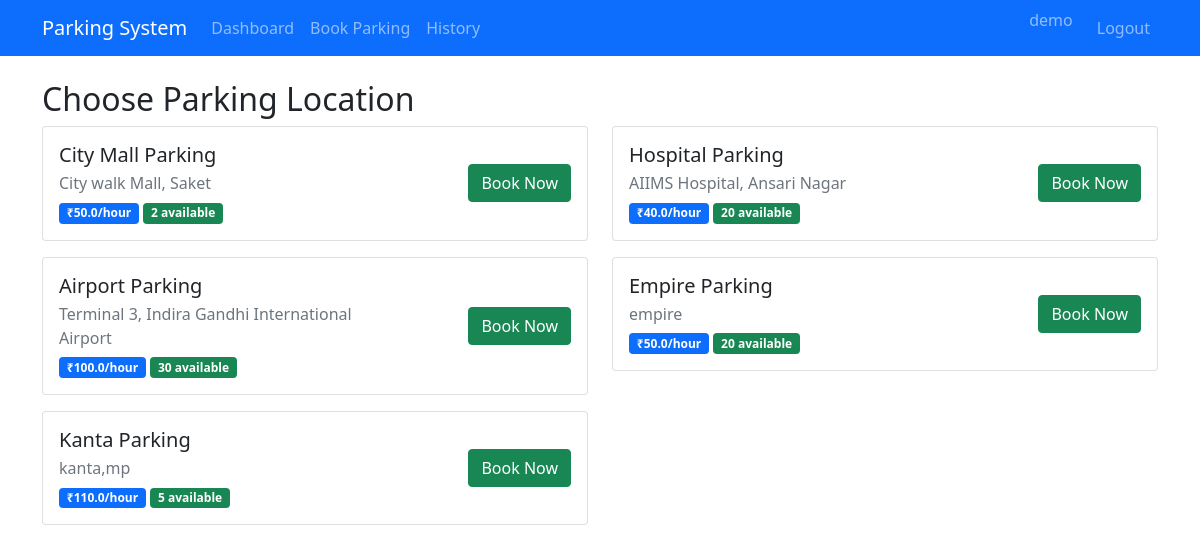
Page /book-parking (signed in) on the committed database.
### models/database.py (models this page shows)
class ParkingLot(db.Model):
    id = db.Column(db.Integer, primary_key=True)
    location_name = db.Column(db.String(100), nullable=False)
    address = db.Column(db.Text, nullable=False)
    pin_code = db.Column(db.String(10), nullable=False)
    price_per_hour = db.Column(db.Float, nullable=False)
    max_spots = db.Column(db.Integer, nullable=False)
    available_spots = db.Column(db.Integer, nullable=False)
    created_at = db.Column(db.DateTime, default=datetime.utcnow)
    spots = db.relationship('ParkingSpot', backref='parking_lot', lazy=True, cascade='all, delete-orphan')

### controllers/user_controller.py (the view)
@user_bp.route('/book-parking')
def book_parking():
    if 'user_id' not in session:
        return redirect(url_for('main.login'))
    lots = ParkingLot.query.filter(ParkingLot.available_spots > 0).all()
    return render_template('book_parking.html', lots=lots)

### templates/book_parking.html (shortened to what this page needs)
{% extends "base.html" %}
{% block content %}
<h2>Choose Parking Location</h2>
{% if lots %}
<div class="row">
    {% for lot in lots %}
    <div class="col-md-6 mb-3">
        <div class="card">
            <div class="card-body">
                <div class="row align-items-center">
                    <div class="col-md-8">
                        <h5 class="card-title mb-1">{{ lot.location_name }}</h5>
                        <p class="text-muted mb-1">{{ lot.address }}</p>
                        <span class="badge bg-primary">₹{{ lot.price_per_hour }}/hour</span>
                        <span class="badge bg-success">{{ lot.available_spots }} available</span>
                    </div>
                    <div class="col-md-4 text-end">
                        {% if lot.available_spots > 0 %}
                            <a href="{{ url_for('user.book_spot', lot_id=lot.id) }}" class="btn btn-success">Book Now</a>
                        {% else %}
                            <button class="btn btn-secondary" disabled>Full</button>
                        {% endif %}
                    </div>
                </div>
            </div>
        </div>
    </div>
    {% endfor %}
</div>
{% else %}
<div class="alert alert-warning text-center">
    <h5>No Available Parking</h5>
    <p>All parking lots are currently full. Please try again later.</p>
    <a href="{{ url_for('user.dashboard') }}" class="btn btn-primary">Back to Dashboard</a>
</div>
{% endif %}
{% endblock %}

### rows in the picture
ParkingLot: location_name "City Mall Parking", address "City walk Mall, Saket", price_per_hour "50.0", available_spots "2"
ParkingLot: location_name "Hospital Parking", address "AIIMS Hospital, Ansari Nagar", price_per_hour "40.0", available_spots "20"
ParkingLot: location_name "Airport Parking", address "Terminal 3, Indira Gandhi International Airport", price_per_hour "100.0", available_spots "30"
ParkingLot: location_name "Empire Parking", address "empire", price_per_hour "50.0", available_spots "20"
ParkingLot: location_name "Kanta Parking", address "kanta,mp", price_per_hour "110.0", available_spots "5"

### other values in the picture
{{ session.user_name }} "demo"
